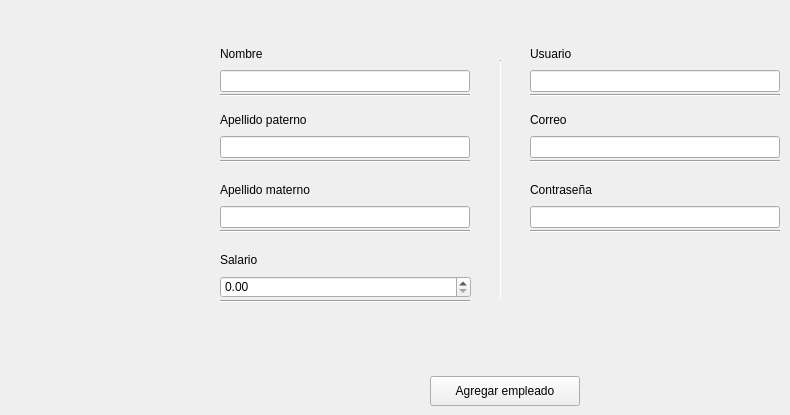
                      <widget class="QWidget" name="agregar_empleado">
                       <widget class="QLabel" name="label_72">
                        <property name="geometry">
                         <rect>
                          <x>220</x>
                          <y>250</y>
                          <width>231</width>
                          <height>20</height>
                         </rect>
                        </property>
                        <property name="text">
                         <string>Salario</string>
                        </property>
                       </widget>
                       <widget class="Line" name="line_vertical_3">
                        <property name="geometry">
                         <rect>
                          <x>500</x>
                          <y>60</y>
                          <width>1</width>
                          <height>240</height>
                         </rect>
                        </property>
                        <property name="orientation">
                         <enum>Qt::Vertical</enum>
                        </property>
                       </widget>
                       <widget class="QLineEdit" name="administrador_agregar_contrasenia">
                        <property name="geometry">
                         <rect>
                          <x>530</x>
                          <y>206</y>
                          <width>250</width>
                          <height>22</height>
                         </rect>
                        </property>
                        <property name="text">
                         <string/>
                        </property>
                       </widget>
                       <widget class="Line" name="line_78">
                        <property name="geometry">
                         <rect>
                          <x>220</x>
                          <y>300</y>
                          <width>250</width>
                          <height>2</height>
                         </rect>
                        </property>
                        <property name="orientation">
                         <enum>Qt::Horizontal</enum>
                        </property>
                       </widget>
                       <widget class="QLabel" name="label_73">
                        <property name="geometry">
                         <rect>
                          <x>530</x>
                          <y>110</y>
                          <width>150</width>
                          <height>20</height>
                         </rect>
                        </property>
                        <property name="text">
                         <string>Correo</string>
                        </property>
                       </widget>
                       <widget class="QLineEdit" name="administrador_agregar_apellido_m">
                        <property name="geometry">
                         <rect>
                          <x>220</x>
                          <y>206</y>
                          <width>250</width>
                          <height>22</height>
                         </rect>
                        </property>
                        <property name="text">
                         <string/>
                        </property>
                       </widget>
                       <widget class="Line" name="line_79">
                        <property name="geometry">
                         <rect>
                          <x>220</x>
                          <y>230</y>
                          <width>250</width>
                          <height>2</height>
                         </rect>
                        </property>
                        <property name="orientation">
                         <enum>Qt::Horizontal</enum>
                        </property>
                       </widget>
                       <widget class="QLabel" name="label_75">
                        <property name="geometry">
                         <rect>
                          <x>220</x>
                          <y>110</y>
                          <width>241</width>
                          <height>20</height>
                         </rect>
                        </property>
                        <property name="text">
                         <string>Apellido paterno</string>
                        </property>
                       </widget>
                       <widget class="Line" name="line_80">
                        <property name="geometry">
                         <rect>
                          <x>220</x>
                          <y>160</y>
                          <width>250</width>
                          <height>2</height>
                         </rect>
                        </property>
                        <property name="orientation">
                         <enum>Qt::Horizontal</enum>
                        </property>
                       </widget>
                       <widget class="Line" name="line_81">
                        <property name="geometry">
                         <rect>
                          <x>220</x>
                          <y>94</y>
                          <width>250</width>
                          <height>2</height>
                         </rect>
                        </property>
                        <property name="orientation">
                         <enum>Qt::Horizontal</enum>
                        </property>
                       </widget>
                       <widget class="Line" name="line_82">
                        <property name="geometry">
                         <rect>
                          <x>530</x>
                          <y>94</y>
                          <width>250</width>
                          <height>2</height>
                         </rect>
                        </property>
                        <property name="orientation">
                         <enum>Qt::Horizontal</enum>
                        </property>
                       </widget>
                       <widget class="Line" name="line_83">
                        <property name="geometry">
                         <rect>
                          <x>530</x>
                          <y>230</y>
                          <width>250</width>
                          <height>2</height>
                         </rect>
                        </property>
                        <property name="orientation">
                         <enum>Qt::Horizontal</enum>
                        </property>
                       </widget>
                       <widget class="QLineEdit" name="administrador_agregar_apellido_p">
                        <property name="geometry">
                         <rect>
                          <x>220</x>
                          <y>136</y>
                          <width>250</width>
                          <height>22</height>
                         </rect>
                        </property>
                        <property name="text">
                         <string/>
                        </property>
                       </widget>
                       <widget class="QLabel" name="label_76">
                        <property name="geometry">
                         <rect>
                          <x>220</x>
                          <y>180</y>
                          <width>241</width>
                          <height>20</height>
                         </rect>
                        </property>
                        <property name="text">
                         <string>Apellido materno</string>
                        </property>
                       </widget>
                       <widget class="QLabel" name="label_77">
                        <property name="geometry">
                         <rect>
                          <x>530</x>
                          <y>44</y>
                          <width>150</width>
                          <height>20</height>
                         </rect>
                        </property>
                        <property name="text">
                         <string>Usuario</string>
                        </property>
                       </widget>
                       <widget class="QDoubleSpinBox" name="administrador_agregar_salario">
                        <property name="enabled">
                         <bool>true</bool>
                        </property>
                        <property name="geometry">
                         <rect>
                          <x>220</x>
                          <y>276</y>
                          <width>251</width>
                          <height>22</height>
                         </rect>
                        </property>
                        <property name="maximum">
                         <double>100000.000000000000000</double>
                        </property>
                       </widget>
                       <widget class="QLabel" name="label_78">
                        <property name="geometry">
                         <rect>
                          <x>530</x>
                          <y>180</y>
                          <width>251</width>
                          <height>20</height>
                         </rect>
                        </property>
                        <property name="text">
                         <string>Contraseña</string>
                        </property>
                       </widget>
                       <widget class="QLabel" name="label_79">
                        <property name="geometry">
                         <rect>
                          <x>220</x>
                          <y>44</y>
                          <width>241</width>
                          <height>20</height>
                         </rect>
                        </property>
                        <property name="text">
                         <string>Nombre</string>
                        </property>
                       </widget>
                       <widget class="QLineEdit" name="administrador_agregar_nombre">
                        <property name="geometry">
                         <rect>
                          <x>220</x>
                          <y>70</y>
                          <width>250</width>
                          <height>22</height>
                         </rect>
                        </property>
                        <property name="text">
                         <string/>
                        </property>
                       </widget>
                       <widget class="QLineEdit" name="administrador_agregar_correo">
                        <property name="geometry">
                         <rect>
                          <x>530</x>
                          <y>136</y>
                          <width>250</width>
                          <height>22</height>
                         </rect>
                        </property>
                        <property name="text">
                         <string/>
                        </property>
                       </widget>
                       <widget class="Line" name="line_85">
                        <property name="geometry">
                         <rect>
                          <x>530</x>
                          <y>160</y>
                          <width>250</width>
                          <height>2</height>
                         </rect>
                        </property>
                        <property name="orientation">
                         <enum>Qt::Horizontal</enum>
                        </property>
                       </widget>
                       <widget class="QPushButton" name="administrador_nuevo_empleado_guardar_cambios">
                        <property name="geometry">
                         <rect>
                          <x>430</x>
                          <y>376</y>
                          <width>150</width>
                          <height>30</height>
                         </rect>
                        </property>
                        <property name="cursor">
                         <cursorShape>PointingHandCursor</cursorShape>
                        </property>
                        <property name="text">
                         <string>Agregar empleado</string>
                        </property>
                       </widget>
                       <widget class="QLineEdit" name="administrador_agregar_nombre_usuario">
                        <property name="geometry">
                         <rect>
                          <x>530</x>
                          <y>70</y>
                          <width>250</width>
                          <height>22</height>
                         </rect>
                        </property>
                        <property name="text">
                         <string/>
                        </property>
                       </widget>
                      </widget>
